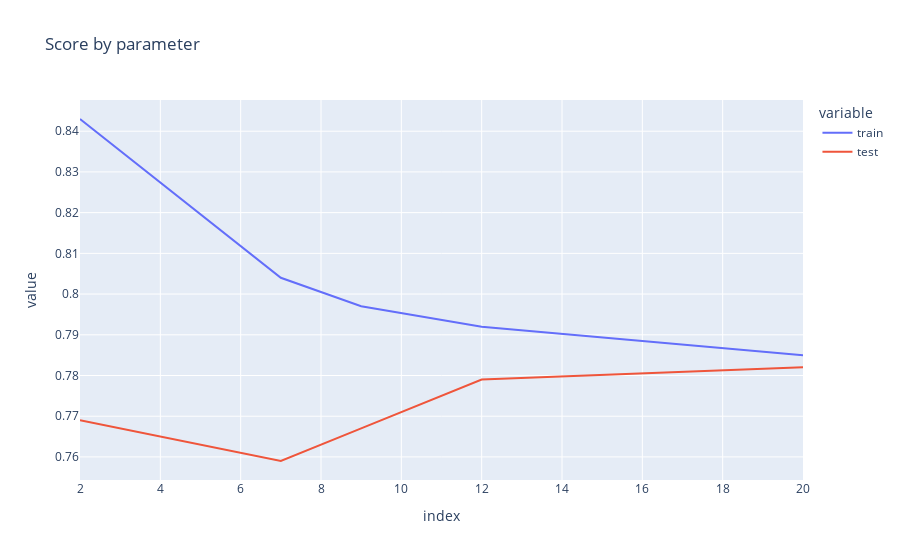

Here is the notebook cell this chart was saved with:
### Code cell
import plotly.express as px

fig = px.line(score, x=score.index, y=[score.train, score.test], title='Score by parameter')

fig.show()

### Figure 1 — Plotly figure (JSON) as saved in the notebook; plotly's stock layout.template omitted (floating-point values rounded to 4 significant figures)
{"data": [{"hovertemplate": "variable=train<br>index=%{x}<br>value=%{y}<extra></extra>", "legendgroup": "train", "line": {"color": "#636efa", "dash": "solid"}, "marker": {"symbol": "circle"}, "mode": "lines", "name": "train", "orientation": "h", "showlegend": true, "type": "scatter", "x": [2, 7, 9, 12, 20], "xaxis": "x", "y": [0.843, 0.804, 0.797, 0.792, 0.785], "yaxis": "y"}, {"hovertemplate": "variable=test<br>index=%{x}<br>value=%{y}<extra></extra>", "legendgroup": "test", "line": {"color": "#EF553B", "dash": "solid"}, "marker": {"symbol": "circle"}, "mode": "lines", "name": "test", "orientation": "h", "showlegend": true, "type": "scatter", "x": [2, 7, 9, 12, 20], "xaxis": "x", "y": [0.769, 0.759, 0.767, 0.779, 0.782], "yaxis": "y"}], "layout": {"legend": {"title": {"text": "variable"}, "tracegroupgap": 0}, "title": {"text": "Score by parameter"}, "xaxis": {"anchor": "y", "domain": [0, 1], "title": {"text": "index"}}, "yaxis": {"anchor": "x", "domain": [0, 1], "title": {"text": "value"}}}}
